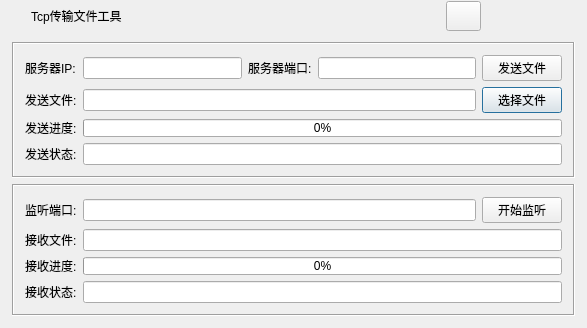
<?xml version="1.0" encoding="UTF-8"?>
<ui version="4.0">
 <class>frmMain</class>
 <widget class="QDialog" name="frmMain">
  <property name="geometry">
   <rect>
    <x>0</x>
    <y>0</y>
    <width>587</width>
    <height>313</height>
   </rect>
  </property>
  <property name="styleSheet">
   <string notr="true"/>
  </property>
  <layout class="QVBoxLayout" name="verticalLayout">
   <property name="spacing">
    <number>0</number>
   </property>
   <property name="leftMargin">
    <number>1</number>
   </property>
   <property name="topMargin">
    <number>1</number>
   </property>
   <property name="rightMargin">
    <number>1</number>
   </property>
   <property name="bottomMargin">
    <number>1</number>
   </property>
   <item>
    <widget class="QWidget" name="widget_title" native="true">
     <property name="sizePolicy">
      <sizepolicy hsizetype="Preferred" vsizetype="Fixed">
       <horstretch>0</horstretch>
       <verstretch>0</verstretch>
      </sizepolicy>
     </property>
     <property name="minimumSize">
      <size>
       <width>0</width>
       <height>30</height>
      </size>
     </property>
     <layout class="QHBoxLayout" name="horizontalLayout_2">
      <property name="spacing">
       <number>0</number>
      </property>
      <property name="leftMargin">
       <number>0</number>
      </property>
      <property name="topMargin">
       <number>0</number>
      </property>
      <property name="rightMargin">
       <number>0</number>
      </property>
      <property name="bottomMargin">
       <number>0</number>
      </property>
      <item>
       <widget class="QLabel" name="lab_Ico">
        <property name="sizePolicy">
         <sizepolicy hsizetype="Minimum" vsizetype="Preferred">
          <horstretch>0</horstretch>
          <verstretch>0</verstretch>
         </sizepolicy>
        </property>
        <property name="minimumSize">
         <size>
          <width>30</width>
          <height>0</height>
         </size>
        </property>
        <property name="text">
         <string/>
        </property>
        <property name="alignment">
         <set>Qt::AlignCenter</set>
        </property>
       </widget>
      </item>
      <item>
       <widget class="QLabel" name="lab_Title">
        <property name="sizePolicy">
         <sizepolicy hsizetype="Expanding" vsizetype="Preferred">
          <horstretch>0</horstretch>
          <verstretch>0</verstretch>
         </sizepolicy>
        </property>
        <property name="styleSheet">
         <string notr="true"/>
        </property>
        <property name="text">
         <string>Tcp传输文件工具</string>
        </property>
        <property name="alignment">
         <set>Qt::AlignLeading|Qt::AlignLeft|Qt::AlignVCenter</set>
        </property>
       </widget>
      </item>
      <item>
       <widget class="QWidget" name="widget_menu" native="true">
        <property name="sizePolicy">
         <sizepolicy hsizetype="Minimum" vsizetype="Preferred">
          <horstretch>0</horstretch>
          <verstretch>0</verstretch>
         </sizepolicy>
        </property>
        <layout class="QHBoxLayout" name="horizontalLayout">
         <property name="spacing">
          <number>0</number>
         </property>
         <property name="leftMargin">
          <number>0</number>
         </property>
         <property name="topMargin">
          <number>0</number>
         </property>
         <property name="rightMargin">
          <number>0</number>
         </property>
         <property name="bottomMargin">
          <number>0</number>
         </property>
         <item>
          <widget class="QToolButton" name="btnMenu">
           <property name="sizePolicy">
            <sizepolicy hsizetype="Fixed" vsizetype="Expanding">
             <horstretch>0</horstretch>
             <verstretch>0</verstretch>
            </sizepolicy>
           </property>
           <property name="minimumSize">
            <size>
             <width>35</width>
             <height>0</height>
            </size>
           </property>
           <property name="maximumSize">
            <size>
             <width>35</width>
             <height>16777215</height>
            </size>
           </property>
           <property name="text">
            <string/>
           </property>
           <property name="popupMode">
            <enum>QToolButton::InstantPopup</enum>
           </property>
          </widget>
         </item>
         <item>
          <widget class="QPushButton" name="btnMenu_Min">
           <property name="sizePolicy">
            <sizepolicy hsizetype="Minimum" vsizetype="Expanding">
             <horstretch>0</horstretch>
             <verstretch>0</verstretch>
            </sizepolicy>
           </property>
           <property name="minimumSize">
            <size>
             <width>35</width>
             <height>0</height>
            </size>
           </property>
           <property name="maximumSize">
            <size>
             <width>35</width>
             <height>16777215</height>
            </size>
           </property>
           <property name="cursor">
            <cursorShape>ArrowCursor</cursorShape>
           </property>
           <property name="focusPolicy">
            <enum>Qt::NoFocus</enum>
           </property>
           <property name="toolTip">
            <string>最小化</string>
           </property>
           <property name="text">
            <string/>
           </property>
           <property name="flat">
            <bool>true</bool>
           </property>
          </widget>
         </item>
         <item>
          <widget class="QPushButton" name="btnMenu_Max">
           <property name="sizePolicy">
            <sizepolicy hsizetype="Fixed" vsizetype="Expanding">
             <horstretch>0</horstretch>
             <verstretch>0</verstretch>
            </sizepolicy>
           </property>
           <property name="minimumSize">
            <size>
             <width>35</width>
             <height>0</height>
            </size>
           </property>
           <property name="maximumSize">
            <size>
             <width>35</width>
             <height>16777215</height>
            </size>
           </property>
           <property name="cursor">
            <cursorShape>ArrowCursor</cursorShape>
           </property>
           <property name="focusPolicy">
            <enum>Qt::NoFocus</enum>
           </property>
           <property name="toolTip">
            <string>最大化</string>
           </property>
           <property name="text">
            <string/>
           </property>
           <property name="flat">
            <bool>true</bool>
           </property>
          </widget>
         </item>
         <item>
          <widget class="QPushButton" name="btnMenu_Close">
           <property name="sizePolicy">
            <sizepolicy hsizetype="Fixed" vsizetype="Expanding">
             <horstretch>0</horstretch>
             <verstretch>0</verstretch>
            </sizepolicy>
           </property>
           <property name="minimumSize">
            <size>
             <width>35</width>
             <height>0</height>
            </size>
           </property>
           <property name="maximumSize">
            <size>
             <width>35</width>
             <height>16777215</height>
            </size>
           </property>
           <property name="cursor">
            <cursorShape>ArrowCursor</cursorShape>
           </property>
           <property name="focusPolicy">
            <enum>Qt::NoFocus</enum>
           </property>
           <property name="toolTip">
            <string>关闭</string>
           </property>
           <property name="text">
            <string/>
           </property>
           <property name="flat">
            <bool>true</bool>
           </property>
          </widget>
         </item>
        </layout>
       </widget>
      </item>
     </layout>
    </widget>
   </item>
   <item>
    <widget class="QWidget" name="widget_main" native="true">
     <property name="styleSheet">
      <string notr="true"/>
     </property>
     <layout class="QVBoxLayout" name="verticalLayout_2">
      <item>
       <widget class="QFrame" name="gboxClient">
        <property name="frameShape">
         <enum>QFrame::Box</enum>
        </property>
        <property name="frameShadow">
         <enum>QFrame::Sunken</enum>
        </property>
        <layout class="QGridLayout" name="gridLayout">
         <item row="0" column="0">
          <widget class="QLabel" name="labServerIP">
           <property name="text">
            <string>服务器IP:</string>
           </property>
          </widget>
         </item>
         <item row="0" column="1">
          <widget class="QLineEdit" name="txtServerIP"/>
         </item>
         <item row="0" column="2">
          <widget class="QLabel" name="labServerPort">
           <property name="text">
            <string>服务器端口:</string>
           </property>
          </widget>
         </item>
         <item row="0" column="3">
          <widget class="QLineEdit" name="txtServerPort"/>
         </item>
         <item row="1" column="0">
          <widget class="QLabel" name="labSendFile">
           <property name="text">
            <string>发送文件:</string>
           </property>
          </widget>
         </item>
         <item row="1" column="1" colspan="3">
          <widget class="QLineEdit" name="txtSendFile">
           <property name="readOnly">
            <bool>false</bool>
           </property>
          </widget>
         </item>
         <item row="2" column="0">
          <widget class="QLabel" name="labSendData">
           <property name="text">
            <string>发送进度:</string>
           </property>
          </widget>
         </item>
         <item row="3" column="0">
          <widget class="QLabel" name="labSendStatus">
           <property name="text">
            <string>发送状态:</string>
           </property>
          </widget>
         </item>
         <item row="1" column="4">
          <widget class="QPushButton" name="btnSelect">
           <property name="minimumSize">
            <size>
             <width>80</width>
             <height>0</height>
            </size>
           </property>
           <property name="text">
            <string>选择文件</string>
           </property>
          </widget>
         </item>
         <item row="0" column="4">
          <widget class="QPushButton" name="btnSend">
           <property name="minimumSize">
            <size>
             <width>80</width>
             <height>0</height>
            </size>
           </property>
           <property name="text">
            <string>发送文件</string>
           </property>
          </widget>
         </item>
         <item row="2" column="1" colspan="4">
          <widget class="QProgressBar" name="pbarSendData">
           <property name="maximumSize">
            <size>
             <width>16777215</width>
             <height>18</height>
            </size>
           </property>
           <property name="value">
            <number>0</number>
           </property>
          </widget>
         </item>
         <item row="3" column="1" colspan="4">
          <widget class="QLineEdit" name="txtSendStatus">
           <property name="readOnly">
            <bool>true</bool>
           </property>
          </widget>
         </item>
        </layout>
       </widget>
      </item>
      <item>
       <widget class="QFrame" name="gboxServer">
        <property name="frameShape">
         <enum>QFrame::Box</enum>
        </property>
        <property name="frameShadow">
         <enum>QFrame::Sunken</enum>
        </property>
        <layout class="QGridLayout" name="gridLayout_2">
         <item row="0" column="0">
          <widget class="QLabel" name="labListen">
           <property name="text">
            <string>监听端口:</string>
           </property>
          </widget>
         </item>
         <item row="0" column="1">
          <widget class="QLineEdit" name="txtListenPort"/>
         </item>
         <item row="0" column="2">
          <widget class="QPushButton" name="btnListen">
           <property name="minimumSize">
            <size>
             <width>80</width>
             <height>0</height>
            </size>
           </property>
           <property name="text">
            <string>开始监听</string>
           </property>
          </widget>
         </item>
         <item row="1" column="0">
          <widget class="QLabel" name="labReceiveFile">
           <property name="text">
            <string>接收文件:</string>
           </property>
          </widget>
         </item>
         <item row="1" column="1" colspan="2">
          <widget class="QLineEdit" name="txtReceiveFile">
           <property name="readOnly">
            <bool>true</bool>
           </property>
          </widget>
         </item>
         <item row="2" column="0">
          <widget class="QLabel" name="labReceiveData">
           <property name="text">
            <string>接收进度:</string>
           </property>
          </widget>
         </item>
         <item row="2" column="1" colspan="2">
          <widget class="QProgressBar" name="pbarReceiveData">
           <property name="maximumSize">
            <size>
             <width>16777215</width>
             <height>18</height>
            </size>
           </property>
           <property name="value">
            <number>0</number>
           </property>
          </widget>
         </item>
         <item row="3" column="0">
          <widget class="QLabel" name="labReceiveStatus">
           <property name="text">
            <string>接收状态:</string>
           </property>
          </widget>
         </item>
         <item row="3" column="1" colspan="2">
          <widget class="QLineEdit" name="txtReceiveStatus">
           <property name="readOnly">
            <bool>true</bool>
           </property>
          </widget>
         </item>
        </layout>
       </widget>
      </item>
      <item>
       <spacer name="verticalSpacer">
        <property name="orientation">
         <enum>Qt::Vertical</enum>
        </property>
        <property name="sizeHint" stdset="0">
         <size>
          <width>20</width>
          <height>40</height>
         </size>
        </property>
       </spacer>
      </item>
     </layout>
    </widget>
   </item>
  </layout>
 </widget>
 <layoutdefault spacing="6" margin="11"/>
 <resources/>
 <connections/>
</ui>
